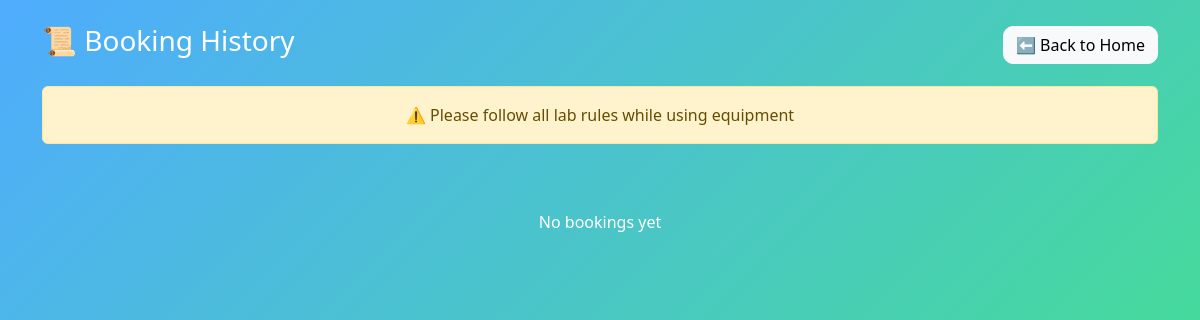
Page /history/ on the earlier database version.
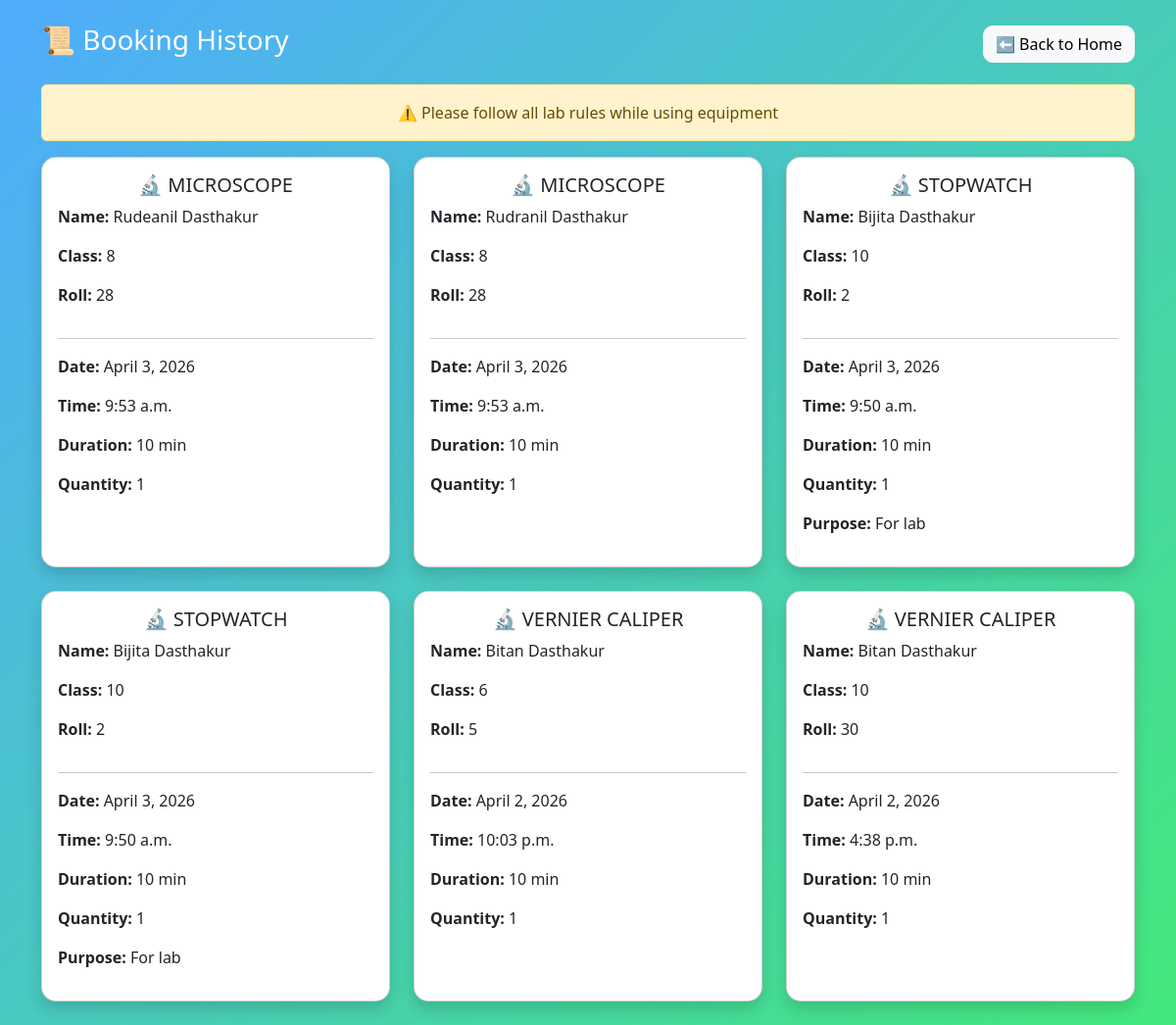
Same page on the later database version.
### booking/models.py (models this page shows, shortened)
class Booking(models.Model):
    equipment = models.ForeignKey(Equipment, on_delete=models.CASCADE)
    name = models.CharField(max_length=100)
    student_class = models.CharField(max_length=50)
    roll = models.CharField(max_length=20)
    pin = models.CharField(max_length=10)
    quantity = models.IntegerField(default=1)
    booking_date = models.DateField()
    booking_time = models.TimeField()
    duration = models.IntegerField(default=60)
    purpose = models.TextField(blank=True, null=True)
    booked_at = models.DateTimeField(default=timezone.now)
    @property
    def duration_display(self):
        hours = self.duration // 60
        minutes = self.duration % 60
        if hours and minutes:
            return f"{hours} hour {minutes} min"
        elif hours:
            return f"{hours} hour"
        else:
            return f"{minutes} min"
    class Meta:
        ordering = ['-booking_date', '-booking_time']

class Equipment(models.Model):
    CATEGORY_CHOICES = [
        ('physics', 'Physics'),
        ('chemistry', 'Chemistry'),
        ('biology', 'Biology'),
        ('computer', 'Computer'),
        ('geography', 'Geography'),
    ]
    name = models.CharField(max_length=100)
    quantity = models.IntegerField()
    available = models.IntegerField(blank=True, null=True)
    category = models.CharField(
        max_length=20,
        choices=CATEGORY_CHOICES,
        default='physics'
    )

### booking/views.py (the view)
# urls.py: path('history/', views.booking_history, name='history'),
def booking_history(request):
    bookings = Booking.objects.all().order_by('-booking_date', '-booking_time')
    return render(request, 'history.html', {'bookings': bookings})

### booking/templates/history.html (shortened to what this page needs)
<!DOCTYPE html>
<html>
<head>
    <link href="https://cdn.jsdelivr.net/npm/bootstrap@5.3.0/dist/css/bootstrap.min.css" rel="stylesheet">
</head>
<body>
<div class="container mt-4">
    <div class="header">
        <h3 class="text-white">📜 Booking History</h3>
        <a href="{% url 'home' %}" class="btn btn-light back-btn">
            ⬅ Back to Home
        </a>
    </div>
    <div class="alert alert-warning text-center">
        ⚠️ Please follow all lab rules while using equipment
    </div>
    <div class="row">
        {% for b in bookings %}
        <div class="col-md-4 mb-4">
            <div class="card shadow p-3 h-100">
                <h5 class="text-center">🔬 {{ b.equipment.name }}</h5>
                <p><b>Name:</b> {{ b.name }}</p>
                <p><b>Class:</b> {{ b.student_class }}</p>
                <p><b>Roll:</b> {{ b.roll }}</p>
                <hr>
                <p><b>Date:</b> {{ b.booking_date }}</p>
                <p><b>Time:</b> {{ b.booking_time }}</p>
                <p><b>Duration:</b> {{ b.duration_display }}</p>
                <p><b>Quantity:</b> {{ b.quantity }}</p>
                {% if b.purpose %}
                    <p><b>Purpose:</b> {{ b.purpose }}</p>
                {% endif %}
            </div>
        </div>
        {% empty %}
            <p class="empty">No bookings yet</p>
        {% endfor %}
    </div>
</div>
</body>
</html>

### booking/templates/history.html (style rules this page uses)
body { background: linear-gradient(135deg, #4facfe, #43e97b); min-height: 100vh; }
.card { border-radius: 15px; }
.header { display: flex; justify-content: space-between; align-items: center; margin-bottom: 20px; }
.back-btn { border-radius: 10px; }

Differences in the rows shown:
added Booking: equipment.name "MICROSCOPE", name "Rudeanil Dasthakur", student_class "8", roll "28", booking_date "April 3, 2026", booking_time "9:53 a.m.", duration_display "10 min", quantity "1"
added Booking: equipment.name "MICROSCOPE", name "Rudranil Dasthakur", student_class "8", roll "28", booking_date "April 3, 2026", booking_time "9:53 a.m.", duration_display "10 min", quantity "1"
added Booking: equipment.name "STOPWATCH", name "Bijita Dasthakur", student_class "10", roll "2", booking_date "April 3, 2026", booking_time "9:50 a.m.", duration_display "10 min", quantity "1", purpose "For lab"
added Booking: equipment.name "STOPWATCH", name "Bijita Dasthakur", student_class "10", roll "2", booking_date "April 3, 2026", booking_time "9:50 a.m.", duration_display "10 min", quantity "1", purpose "For lab"
added Booking: equipment.name "VERNIER CALIPER", name "Bitan Dasthakur", student_class "6", roll "5", booking_date "April 2, 2026", booking_time "10:03 p.m.", duration_display "10 min", quantity "1"
added Booking: equipment.name "VERNIER CALIPER", name "Bitan Dasthakur", student_class "10", roll "30", booking_date "April 2, 2026", booking_time "4:38 p.m.", duration_display "10 min", quantity "1"
Other differences:
text no longer shown: "No bookings yet"
